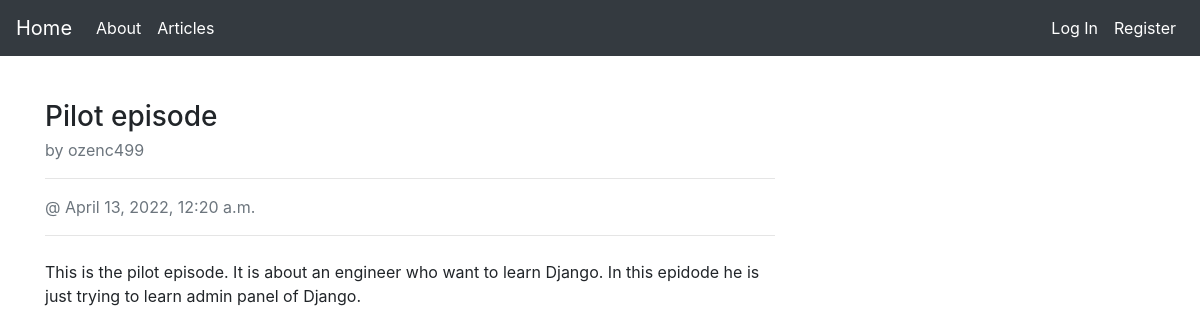
The app's page /articles/article/1 with its own data.
### article/models.py (models this page shows)
class Article(models.Model):  # table name Article
    author = models.ForeignKey("auth.User", on_delete=models.CASCADE, verbose_name="Writer")
    '''
    We will use ready user table. we will write a foreign key shows that user table.
    author points auth.User table, if we want to show/point another tables, we always use Foreignkey.
    '''
    title = models.CharField(max_length=50, verbose_name="Header")
    content = RichTextField(verbose_name="Text Field")
    created_date = models.DateTimeField(auto_now_add=True)
    article_image = models.FileField(blank=True, null=True, verbose_name="Add an image")
    '''
    (blank=True, null=True) means this Field is not mandatory.
    When this article is created ?
    When we add a data into DB, it is going to insert the date automatically with "auto_now_add=True"
    Admin panelde article olusturdugumuzda herbiri "article object1..n " adi ile olusturuluyor.
    Eger biz bu olusturulan articlelari acmadan ne hakinda yazildigi hakkinda onceden bilgi sahibi olmak istersek
    title' in gosterilmesini isteyebiliriz. onun icinde str fonksiyonunu kullanabiliriz.
    '''
    def __str__(self):
        return self.title
    '''
    To personalize the Admin panel, We modified the admin.py script. We used decorator in line 14 in admin.py.
    '''

### article/views.py (the view)
# urls.py: path('article/<int:id>', views.detail, name="detail"),
def detail(request,id):
    article = get_object_or_404(Article, id=id)
    print(article)
    return render(request, "detail.html", {"article":article})

### templates/detail.html (shortened to what this page needs)
{% extends "layout.html" %}
{% block body %}
<div class="row">
    <div class="col-lg-8">
        <article>
            <header class="mb-4">
                <h3 class="fw-bolder mb-1">{{article.title}}</h3>
                <div class="text-muted fst-italic mb-2">by {{article.author.username}}</div>
                <hr>
                <div class="text-muted fst-italic mb-2">@ {{article.created_date}}</div>
                <hr>
            </header>
            <section class="mb-5">
                <p class="lead">
                    {{article.content|safe}}
                </p>
            </section>
        </article>
    </div>
    <div class="col-lg-4">
    </div>
</div>
{% endblock body %}

### records on screen
Article: title "Pilot episode", author.username "ozenc499", created_date "April 13, 2022, 12:20 a.m.", content "This is the pilot episode. It is about an engineer who want to learn Django. In this epidode he is just trying to learn admin panel of Django."
